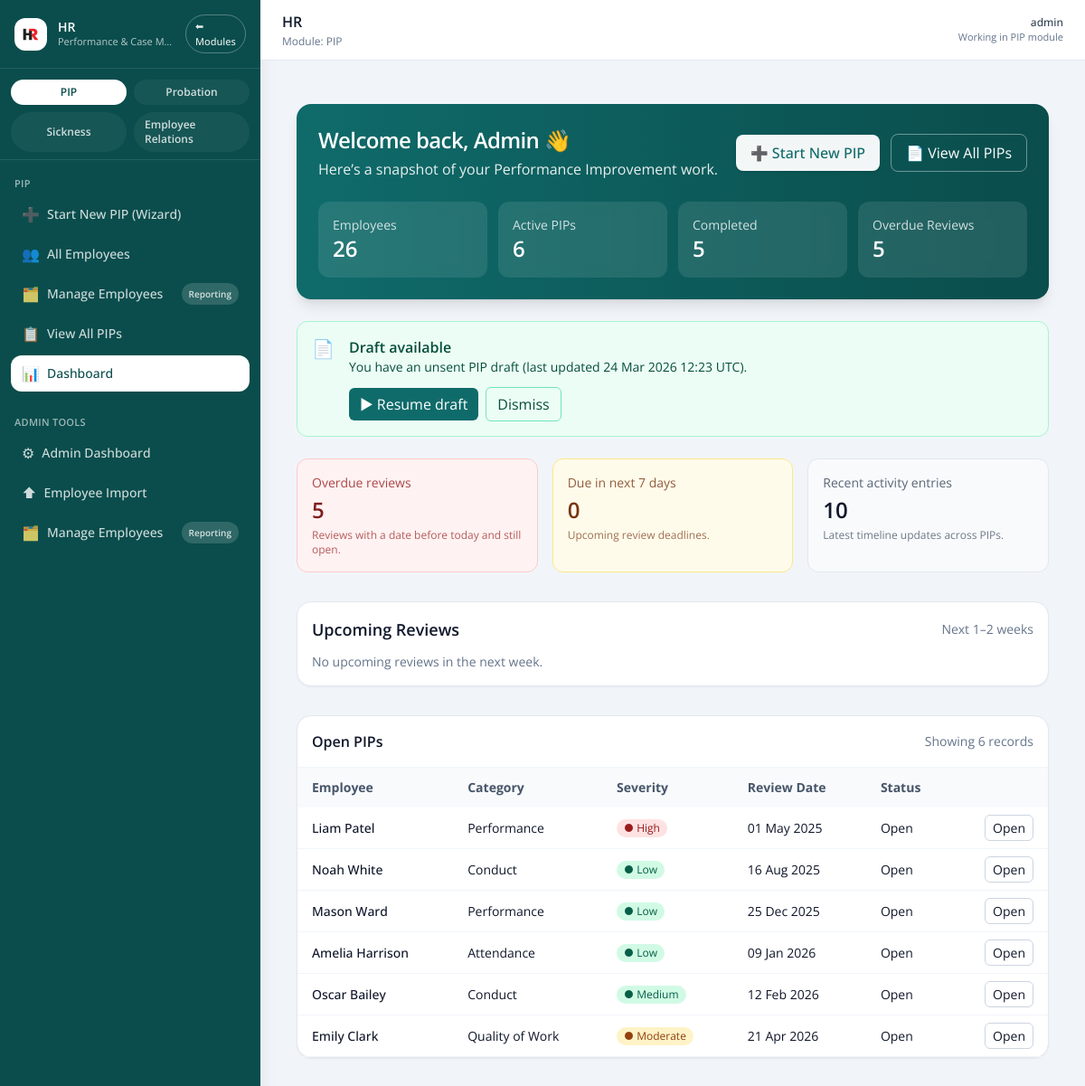
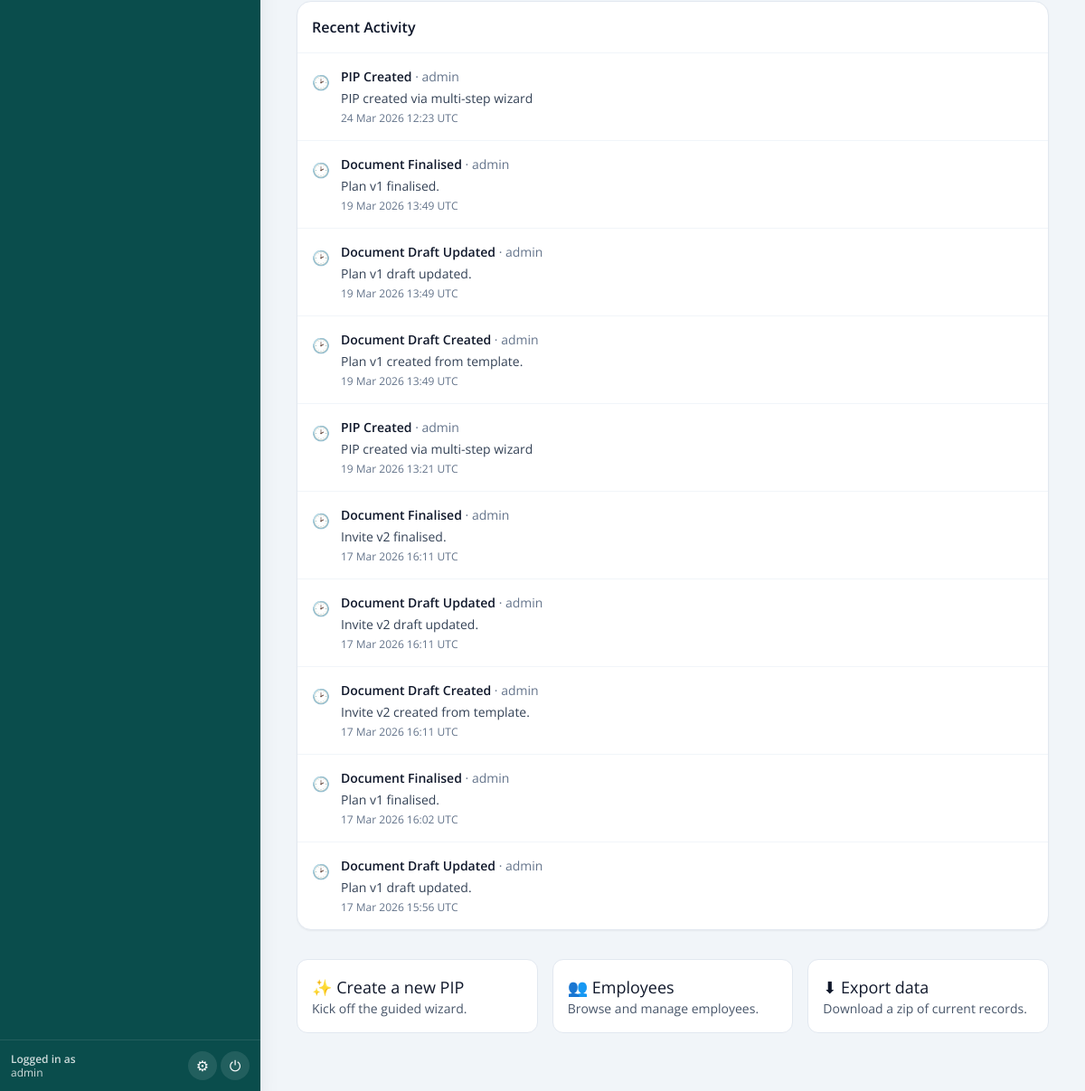
Page /dashboard (signed in) on the earlier database version (2 pictures, top to bottom).
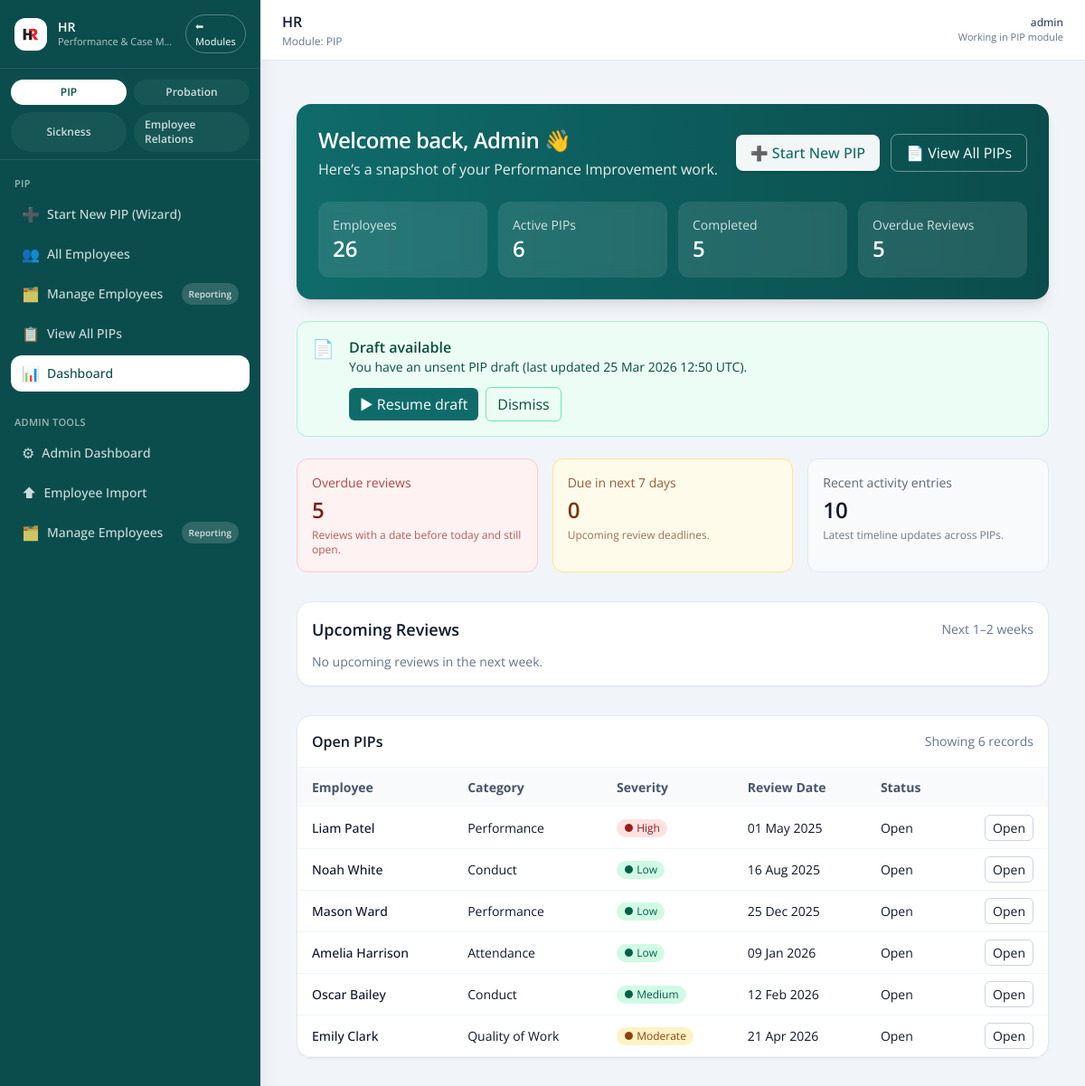
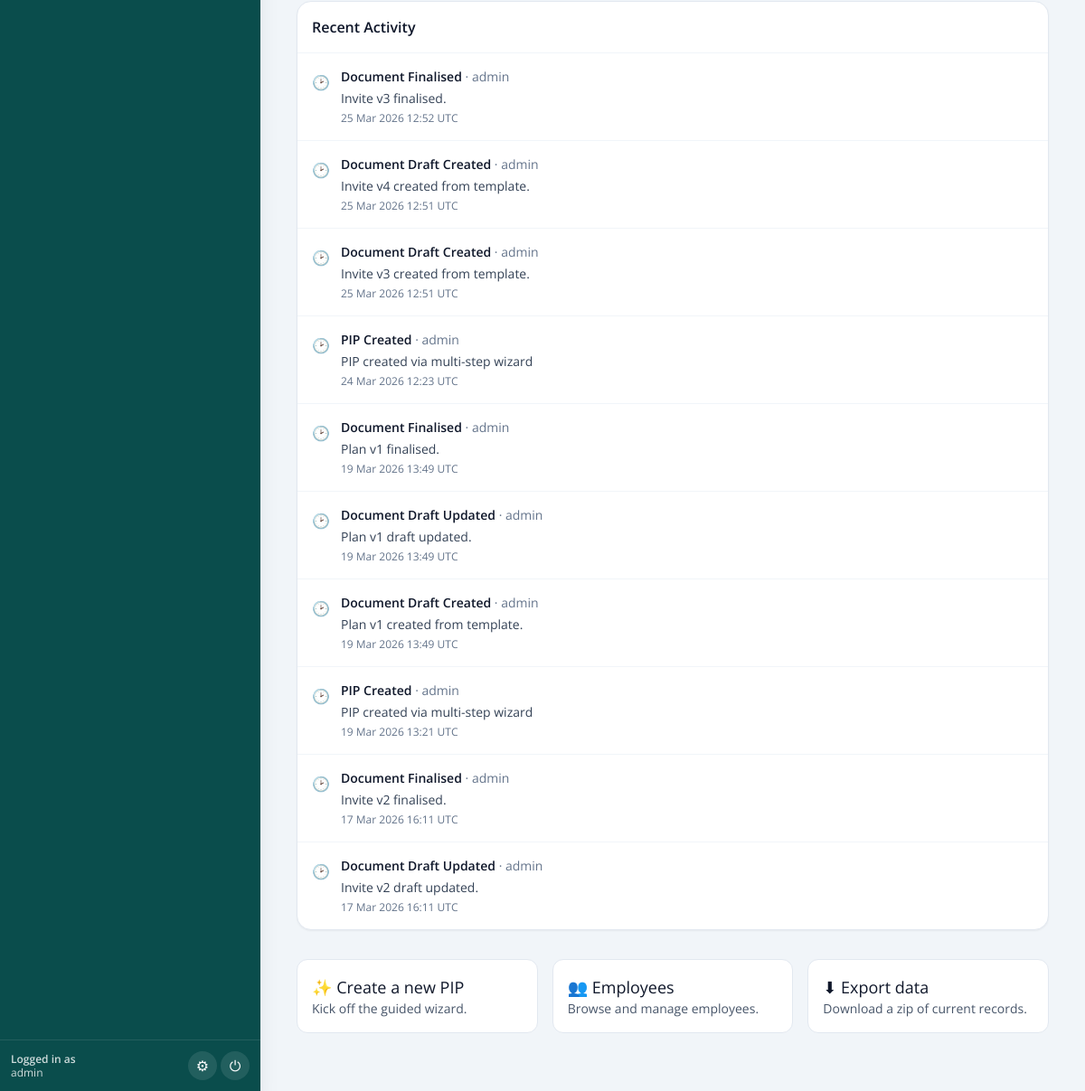
Same page on the later database version (2 pictures, top to bottom).
### pip_app/models.py (models this page shows, shortened)
class DraftPIP(db.Model):
    id = db.Column(db.Integer, primary_key=True)
    user_id = db.Column(db.Integer, db.ForeignKey("user.id"))
    step = db.Column(db.Integer)
    data = db.Column(db.JSON)
    created_at = db.Column(db.DateTime, default=datetime.utcnow)
    updated_at = db.Column(
        db.DateTime, default=datetime.utcnow, onupdate=datetime.utcnow
    )
    is_dismissed = db.Column(db.Boolean, default=False)
    user = db.relationship("User", backref="draft_pips")

class PIPRecord(db.Model):
    __tablename__ = "pip_record"
    id = db.Column(db.Integer, primary_key=True)
    employee_id = db.Column(db.Integer, db.ForeignKey("employee.id"), nullable=False)
    assigned_to = db.Column(
        db.Integer, db.ForeignKey("user.id"), nullable=True
    )  # NEW
    concerns = db.Column(db.Text, nullable=False)
    start_date = db.Column(db.Date, nullable=False)
    review_date = db.Column(db.Date, nullable=False)
    meeting_notes = db.Column(db.Text)
    status = db.Column(db.String(20), default="Open")
    created_by = db.Column(db.String(100))
    created_at = db.Column(db.DateTime, default=datetime.utcnow)
    last_updated = db.Column(
        db.DateTime, default=datetime.utcnow, onupdate=datetime.utcnow
    )
    ai_advice = db.Column(db.Text)
    ai_advice_generated_at = db.Column(db.DateTime)
    capability_meeting_date = db.Column(db.DateTime, nullable=True)
    capability_meeting_time = db.Column(db.String, nullable=True)
    capability_meeting_venue = db.Column(db.String, nullable=True)
    concern_category = db.Column(db.String(100))
    severity = db.Column(db.String(50))
    frequency = db.Column(db.String(50))
    tags = db.Column(db.Text)
    ai_summary = db.Column(db.Text, nullable=True)
    ai_action_suggestions = db.Column(JSON, nullable=True)
    ai_next_up = db.Column(JSON, nullable=True)
    ai_actions_accepted = db.Column(JSON, nullable=True)
    outcome_status = db.Column(db.String(50), nullable=True)  # e.g., Successful, Extended, Unsuccessful
    outcome_notes = db.Column(db.Text, nullable=True)
    employee = db.relationship("Employee", back_populates="pips")
    assignee = db.relationship("User", backref="assigned_pips")  # NEW
    action_items = db.relationship(
        "PIPActionItem",
        back_populates="pip_record",
        cascade="all, delete-orphan",
        lazy=True,
    )
    timeline_events = db.relationship(
        "TimelineEvent",
        back_populates="pip_record",
        cascade="all, delete-orphan",
        lazy=True,
    )

class Employee(db.Model):
    id = db.Column(db.Integer, primary_key=True)
    first_name = db.Column(db.String(100))
    last_name = db.Column(db.String(100))
    job_title = db.Column(db.String(100))
    line_manager = db.Column(db.String(100))
    service = db.Column(db.String(100))
    start_date = db.Column(db.Date)
    team_id = db.Column(db.Integer)
    email = db.Column(db.String(120), nullable=True)
    employment_status = db.Column(db.String(20), nullable=False, default="Active")
    is_leaver = db.Column(db.Boolean, nullable=False, default=False)
    leaving_date = db.Column(db.Date, nullable=True)
    leaving_reason_category = db.Column(db.String(100), nullable=True)
    leaving_reason_detail = db.Column(db.Text, nullable=True)
    leaving_notes = db.Column(db.Text, nullable=True)
    marked_as_leaver_at = db.Column(db.DateTime, nullable=True)
    marked_as_leaver_by = db.Column(db.String(120), nullable=True)
    reactivated_at = db.Column(db.DateTime, nullable=True)
    reactivated_by = db.Column(db.String(120), nullable=True)
    pips = db.relationship("PIPRecord", back_populates="employee", lazy=True)

class TimelineEvent(db.Model):
    __tablename__ = "timeline_event"
    id = db.Column(db.Integer, primary_key=True)
    pip_record_id = db.Column(
        db.Integer, db.ForeignKey("pip_record.id"), nullable=True
    )
    timestamp = db.Column(db.DateTime, default=datetime.utcnow)
    event_type = db.Column(db.String(100))
    notes = db.Column(db.Text)
    updated_by = db.Column(db.String(100))
    created_at = db.Column(db.DateTime, default=datetime.utcnow)
    pip_record = db.relationship("PIPRecord", back_populates="timeline_events")

### old files/app - 050226.py (the view)
@app.route('/dashboard')
@login_required
def dashboard():
    total_employees = Employee.query.count()
    active_pips = PIPRecord.query.filter_by(status='Open').count()
    completed_pips = PIPRecord.query.filter_by(status='Completed').count()
    today = datetime.now(timezone.utc).date()
    upcoming_deadline = today + timedelta(days=7)
    if current_user.admin_level == 0:
        q_base = (
            PIPRecord.query
            .join(Employee)
            .filter(Employee.team_id == current_user.team_id)
            .filter(PIPRecord.assigned_to == current_user.id)
        )
        overdue_reviews = (
            q_base.filter(
                PIPRecord.status == 'Open',
                PIPRecord.review_date < today
            ).count()
        )
        open_pips = (
            q_base.filter(PIPRecord.status == 'Open')
            .order_by(PIPRecord.review_date.asc().nullslast())
            .all()
        )
        q_upcoming = q_base.filter(
            PIPRecord.status == 'Open',
            PIPRecord.review_date >= today,
            PIPRecord.review_date <= upcoming_deadline
        )
        upcoming_pips = q_upcoming.order_by(PIPRecord.review_date.asc()).all()
        due_soon_count = q_upcoming.count()
        recent_activity = (
            TimelineEvent.query
            .join(PIPRecord, TimelineEvent.pip_record_id == PIPRecord.id)
            .filter(PIPRecord.assigned_to == current_user.id)
            .order_by(TimelineEvent.timestamp.desc())
            .limit(10)
            .all()
        )
    else:
        overdue_reviews = (
            PIPRecord.query
            .filter(
                PIPRecord.status == 'Open',
                PIPRecord.review_date < today
            ).count()
        )
        open_pips = (
            PIPRecord.query
            .filter(PIPRecord.status == 'Open')
            .join(Employee)
            .order_by(PIPRecord.review_date.asc().nullslast())
            .all()
        )
        upcoming_pips = (
            PIPRecord.query
            .filter(
                PIPRecord.status == 'Open',
                PIPRecord.review_date >= today,
                PIPRecord.review_date <= upcoming_deadline
            )
            .order_by(PIPRecord.review_date.asc())
            .all()
        )
        due_soon_count = (
            PIPRecord.query
            .filter(
                PIPRecord.status == 'Open',
                PIPRecord.review_date >= today,
                PIPRecord.review_date <= upcoming_deadline
            ).count()
        )
        recent_activity = (
            TimelineEvent.query
            .order_by(TimelineEvent.timestamp.desc())
            .limit(10)
            .all()
        )
    draft = get_active_draft_for_user(current_user.id)
    return render_template(
        'dashboard.html',
        total_employees=total_employees,
        active_pips=active_pips,
        completed_pips=completed_pips,
        overdue_reviews=overdue_reviews,
        recent_activity=recent_activity,
        upcoming_pips=upcoming_pips,
        open_pips=open_pips,
        due_soon_count=due_soon_count,
        draft=draft
    )

### old files/app - 050226.py (called while the page is built)
@login_manager.user_loader
def load_user(user_id):
    return db.session.get(User, int(user_id))

@app.context_processor
def inject_module():
    return dict(active_module=session.get('active_module'))

@app.context_processor
def inject_csrf_token():
    return dict(csrf_token=generate_csrf)

@app.before_request
def set_active_module():
    path = (request.path or "").lower()
    if path.startswith('/pip/') or path.startswith('/employee/') or path in (
        '/dashboard', '/pip_list', '/employee/list', '/employee/add', '/pip/select-employee'
    ):
        session['active_module'] = 'PIP'
    elif path.startswith('/probation/'):
        session['active_module'] = 'Probation'
    elif path == '/':
        session.pop('active_module', None)

def get_active_draft_for_user(user_id):
    return DraftPIP.query.filter_by(user_id=user_id, is_dismissed=False)\
                         .order_by(DraftPIP.updated_at.desc()).first()

### pip_app/models.py (called while the page is built)
    def is_superuser(self):
        return self.admin_level == 2

### templates/dashboard.html (shortened to what the changed rows need)
{% extends "base.html" %}
{% block content %}
<div class="max-w-7xl mx-auto px-4 py-8">
  <div class="relative overflow-hidden rounded-2xl bg-gradient-to-r from-[#0f6b6a] to-[#0a4d4c] text-white p-6 shadow-lg">
    <div class="flex flex-col md:flex-row md:items-center md:justify-between gap-4">
      <div>
        <h1 class="text-2xl font-semibold tracking-tight">Welcome back{% if current_user and current_user.username %}, {{ current_user.username|title }}{% endif %} 👋</h1>
      </div>
    </div>
  </div>
  {% if draft %}
  <div class="mt-6 rounded-xl border border-emerald-200 bg-emerald-50 text-emerald-900 p-4 flex items-start gap-4">
    <div class="flex-1">
      <div class="font-semibold">Draft available</div>
      <div class="text-sm">
        You have an unsent PIP draft{% if draft.updated_at %} (last updated {{ draft.updated_at.strftime('%d %b %Y %H:%M') }} UTC){% endif %}.
      </div>
      <div class="mt-3 flex items-center gap-2">
        <a href="{{ url_for('pip_wizard_resume') }}"
           class="inline-flex items-center gap-2 rounded-md bg-[#0f6b6a] text-white px-3 py-1.5 hover:bg-[#0c5858]">
        </a>
        <button id="dismissDraftBtn"
                class="inline-flex items-center gap-2 rounded-md border border-emerald-300 px-3 py-1.5 hover:bg-white">
        </button>
      </div>
    </div>
  </div>
  {% endif %}
  <div class="mt-8 rounded-2xl border border-slate-200 bg-white p-4 shadow-sm">
    <div class="flex items-center justify-between mb-3">
      <h2 class="text-lg font-semibold text-slate-900">Upcoming Reviews</h2>
    </div>
    {% set items = upcoming_pips or [] %}
  </div>
  <div class="mt-8 rounded-2xl border border-slate-200 bg-white shadow-sm">
    {% if open_pips and open_pips|length > 0 %}
    <div class="overflow-x-auto">
      <table class="min-w-full text-sm">
        <thead>
          <tr class="bg-slate-50 text-slate-600">
            <th class="text-left px-4 py-3">Employee</th>
            <th class="text-left px-4 py-3">Category</th>
            <th class="text-left px-4 py-3">Severity</th>
            <th class="text-left px-4 py-3">Review Date</th>
            <th class="text-left px-4 py-3">Status</th>
            <th class="px-4 py-3"></th>
          </tr>
        </thead>
        <tbody>
          {% for p in open_pips %}
          <tr class="border-b border-slate-100 hover:bg-slate-50">
            <td class="px-4 py-3 font-medium text-slate-900">
              {{ p.employee.first_name }} {{ p.employee.last_name }}
            </td>
            <td class="px-4 py-3">{{ p.concern_category or '—' }}</td>
            <td class="px-4 py-3">
              <span class="inline-flex items-center gap-1 rounded-full px-2 py-0.5 text-xs
                {% if p.severity == 'High' %}bg-red-100 text-red-800
                {% elif p.severity == 'Moderate' %}bg-amber-100 text-amber-800
                {% else %}bg-emerald-100 text-emerald-800{% endif %}">
                ● {{ p.severity or 'Unknown' }}
              </span>
            </td>
            <td class="px-4 py-3">{{ p.review_date.strftime('%d %b %Y') if p.review_date else '—' }}</td>
            <td class="px-4 py-3">{{ p.status or 'Open' }}</td>
            <td class="px-4 py-3 text-right">
              <a href="{{ url_for('pip_detail', id=p.id) }}"
                 class="rounded-md border border-slate-300 px-2 py-1 hover:bg-slate-50">Open</a>
            </td>
          </tr>
          {% endfor %}
        </tbody>
      </table>
    </div>
    {% else %}
      <div class="p-6 text-center text-slate-500 text-sm">No open PIPs assigned to you.</div>
    {% endif %}
  </div>
  <div class="mt-8 rounded-2xl border border-slate-200 bg-white shadow-sm">
    <div class="divide-y divide-slate-100">
      {% for ev in (recent_activity or []) %}
      <div class="p-4 flex items-start gap-3">
        <div class="mt-1">🕑</div>
        <div class="flex-1">
          <div class="text-sm text-slate-900">
            <span class="font-semibold">{{ ev.event_type }}</span>
            {% if ev.updated_by %}<span class="text-slate-500"> · {{ ev.updated_by }}</span>{% endif %}
          </div>
          {% if ev.notes %}<div class="text-sm text-slate-700 mt-1">{{ ev.notes }}</div>{% endif %}
          {% if ev.timestamp %}<div class="text-xs text-slate-500 mt-1">{{ ev.timestamp.strftime('%d %b %Y %H:%M') }} UTC</div>{% endif %}
        </div>
      </div>
      {% else %}
      <div class="p-6 text-center text-slate-500 text-sm">No recent activity for your assigned cases.</div>
      {% endfor %}
    </div>
  </div>
</div>
{% endblock %}

Differences in the rows shown:
no longer on this page (row unchanged): TimelineEvent: event_type "Document Draft Created", updated_by "admin", notes "Invite v2 created from template.", timestamp "17 Mar 2026 16:11"
no longer on this page (row unchanged): TimelineEvent: event_type "Document Finalised", updated_by "admin", notes "Plan v1 finalised.", timestamp "17 Mar 2026 16:02"
no longer on this page (row unchanged): TimelineEvent: event_type "Document Draft Updated", updated_by "admin", notes "Plan v1 draft updated.", timestamp "17 Mar 2026 15:56"
changed DraftPIP: updated_at "24 Mar 2026 12:23" → "25 Mar 2026 12:50"
added TimelineEvent: event_type "Document Finalised", updated_by "admin", notes "Invite v3 finalised.", timestamp "25 Mar 2026 12:52"
added TimelineEvent: event_type "Document Draft Created", updated_by "admin", notes "Invite v4 created from template.", timestamp "25 Mar 2026 12:51"
added TimelineEvent: event_type "Document Draft Created", updated_by "admin", notes "Invite v3 created from template.", timestamp "25 Mar 2026 12:51"
